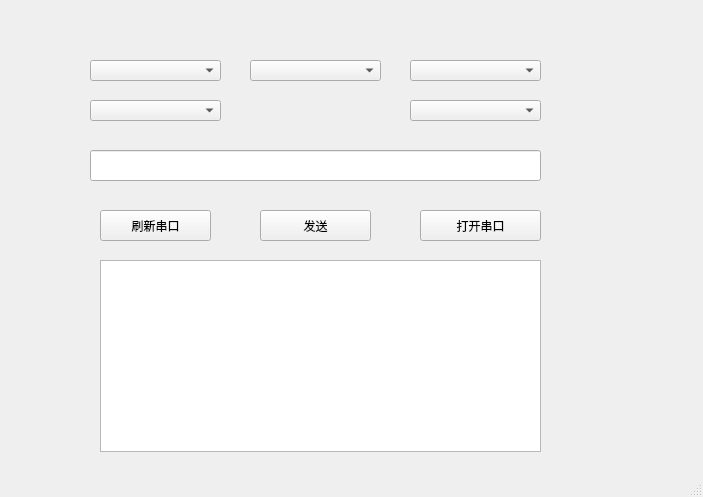
<?xml version="1.0" encoding="UTF-8"?>
<ui version="4.0">
 <class>MainWindow</class>
 <widget class="QMainWindow" name="MainWindow">
  <property name="geometry">
   <rect>
    <x>0</x>
    <y>0</y>
    <width>703</width>
    <height>497</height>
   </rect>
  </property>
  <property name="windowTitle">
   <string>MainWindow</string>
  </property>
  <widget class="QWidget" name="centralWidget">
   <widget class="QComboBox" name="cbbPort">
    <property name="geometry">
     <rect>
      <x>90</x>
      <y>60</y>
      <width>131</width>
      <height>21</height>
     </rect>
    </property>
   </widget>
   <widget class="QComboBox" name="cbbBaud">
    <property name="geometry">
     <rect>
      <x>250</x>
      <y>60</y>
      <width>131</width>
      <height>21</height>
     </rect>
    </property>
   </widget>
   <widget class="QComboBox" name="cbbDataBits">
    <property name="geometry">
     <rect>
      <x>410</x>
      <y>60</y>
      <width>131</width>
      <height>21</height>
     </rect>
    </property>
   </widget>
   <widget class="QComboBox" name="cbbStopBits">
    <property name="geometry">
     <rect>
      <x>90</x>
      <y>100</y>
      <width>131</width>
      <height>21</height>
     </rect>
    </property>
   </widget>
   <widget class="QComboBox" name="cbbParity">
    <property name="geometry">
     <rect>
      <x>410</x>
      <y>100</y>
      <width>131</width>
      <height>21</height>
     </rect>
    </property>
   </widget>
   <widget class="QLineEdit" name="txtSend">
    <property name="geometry">
     <rect>
      <x>90</x>
      <y>150</y>
      <width>451</width>
      <height>31</height>
     </rect>
    </property>
   </widget>
   <widget class="QPushButton" name="btnRefresh">
    <property name="geometry">
     <rect>
      <x>100</x>
      <y>210</y>
      <width>111</width>
      <height>31</height>
     </rect>
    </property>
    <property name="text">
     <string>刷新串口</string>
    </property>
   </widget>
   <widget class="QPushButton" name="btnOpen">
    <property name="geometry">
     <rect>
      <x>420</x>
      <y>210</y>
      <width>121</width>
      <height>31</height>
     </rect>
    </property>
    <property name="text">
     <string>打开串口</string>
    </property>
   </widget>
   <widget class="QPushButton" name="btnSend">
    <property name="geometry">
     <rect>
      <x>260</x>
      <y>210</y>
      <width>111</width>
      <height>31</height>
     </rect>
    </property>
    <property name="text">
     <string>发送</string>
    </property>
   </widget>
   <widget class="QTextBrowser" name="txtRecv">
    <property name="geometry">
     <rect>
      <x>100</x>
      <y>260</y>
      <width>441</width>
      <height>192</height>
     </rect>
    </property>
   </widget>
  </widget>
  <widget class="QStatusBar" name="statusBar"/>
 </widget>
 <layoutdefault spacing="6" margin="11"/>
 <resources/>
 <connections/>
</ui>
